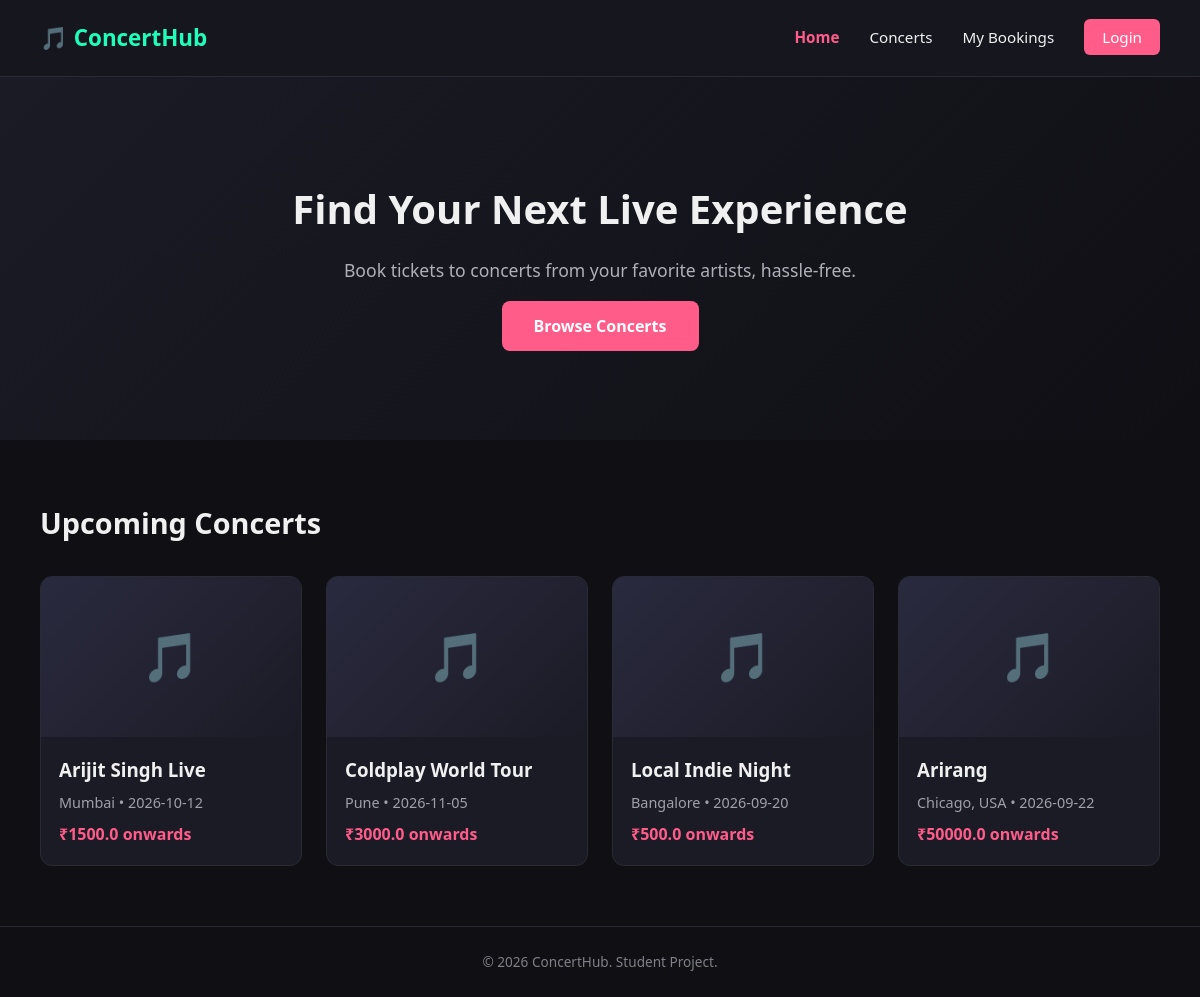
Before: / with the older database file.
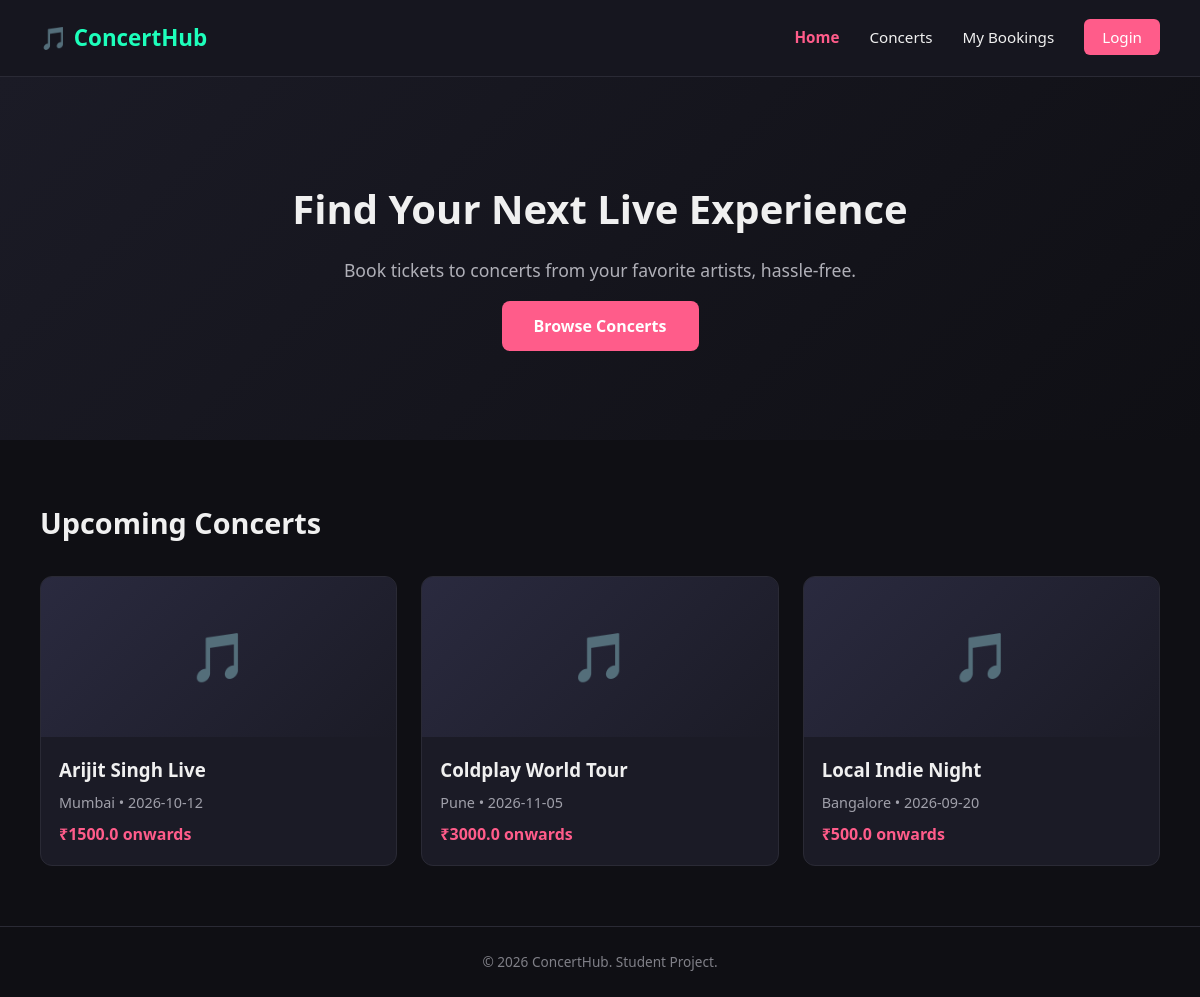
After: the same page with the newer database file.
### tables this page shows
CREATE TABLE concerts (
        id INTEGER PRIMARY KEY AUTOINCREMENT,
        artist TEXT NOT NULL,
        concert_name TEXT NOT NULL,
        venue TEXT NOT NULL,
        city TEXT NOT NULL,
        date TEXT NOT NULL,
        time TEXT NOT NULL,
        price REAL NOT NULL,
        description TEXT,
        total_seats INTEGER NOT NULL
    );

### app.py (the view)
@app.route('/')
def home():
    connection = get_db_connection()
    concerts = connection.execute('SELECT * FROM concerts').fetchall()
    connection.close()
    return render_template('index.html', concerts=concerts)

### app.py (called while the page is built)
def get_db_connection():
    connection = sqlite3.connect('database/database.db')
    connection.row_factory = sqlite3.Row  # lets us access columns by name, not just by position
    return connection

### templates/index.html (shortened to what this page needs)
{% extends "base.html" %}
{% block nav_home %}active{% endblock %}
{% block content %}
    <section class="hero">
        <h1>Find Your Next Live Experience</h1>
        <p>Book tickets to concerts from your favorite artists, hassle-free.</p>
        <a href="{{ url_for('concerts') }}" class="btn-primary">Browse Concerts</a>
    </section>
    <section class="featured">
        <h2>Upcoming Concerts</h2>
        <div class="concert-grid">
    {% for concert in concerts %}
    <a href="{{ url_for('concert_details', concert_id=concert['id']) }}" class="concert-card-link">
    <div class="concert-card">
        <div class="concert-image">🎵</div>
        <div class="concert-info">
            <h3>{{ concert['concert_name'] }}</h3>
            <p class="concert-meta">{{ concert['city'] }} • {{ concert['date'] }}</p>
            <p class="concert-price">₹{{ concert['price'] }} onwards</p>
        </div>
    </div>
    </a>
    {% endfor %}
</div>
    </section>
{% endblock %}

### templates/base.html (shortened to what this page needs)
<!DOCTYPE html>
<html lang="en">
<head>
    <link rel="stylesheet" href="{{ url_for('static', filename='css/style.css') }}">
</head>
<body>
    <nav class="navbar">
        <div class="nav-brand">🎵 ConcertHub</div>
        <ul class="nav-links">
            <li><a href="{{ url_for('home') }}" class="{% block nav_home %}{% endblock %}">Home</a></li>
            <li><a href="{{ url_for('concerts') }}" class="{% block nav_concerts %}{% endblock %}">Concerts</a></li>
            <li><a href="{{ url_for('my_bookings') }}">My Bookings</a></li>
            {% if session.user_id %}
    <li><span class="nav-username">Hi, {{ session.user_name }}</span></li>
    <li><a href="{{ url_for('logout') }}" class="btn-login">Logout</a></li>
{% else %}
    <li><a href="{{ url_for('login') }}" class="btn-login {% block nav_login %}{% endblock %}">Login</a></li>
{% endif %}
        </ul>
    </nav>
    {% block content %}{% endblock %}
    <footer class="footer">
        <p>&copy; 2026 ConcertHub. Student Project.</p>
    </footer>
</body>
</html>

### static/css/style.css (style rules this page uses)
* { margin: 0; padding: 0; box-sizing: border-box; }
body { font-family: 'Segoe UI', Arial, sans-serif; background-color: #0f0f14; color: #f0f0f0; line-height: 1.6; }
.navbar { display: flex; justify-content: space-between; align-items: center; padding: 20px 40px; background-color: #16161f; border-bottom: 1px solid #2a2a35; }
.nav-brand { font-size: 1.4rem; font-weight: bold; color: #1dffbb; }
.nav-links { display: flex; list-style: none; gap: 30px; }
.nav-links a { color: #f0f0f0; text-decoration: none; font-size: 0.95rem; }
.btn-login { background-color: #ff5c8a; color: #fff !important; padding: 8px 18px; border-radius: 6px; }
.hero { text-align: center; padding: 100px 20px; background: linear-gradient(135deg, #1b1b26, #0f0f14); }
.hero h1 { font-size: 2.5rem; margin-bottom: 15px; }
.hero p { color: #b0b0b8; margin-bottom: 30px; font-size: 1.1rem; }
.btn-primary { background-color: #ff5c8a; color: #fff; text-decoration: none; padding: 14px 32px; border-radius: 8px; font-weight: bold; transition: background-color 0.2s ease; }
.featured { padding: 60px 40px; }
.featured h2 { margin-bottom: 30px; font-size: 1.8rem; }
.concert-grid { display: grid; grid-template-columns: repeat(auto-fit, minmax(260px, 1fr)); gap: 24px; }
.concert-card { background-color: #1b1b26; border-radius: 12px; overflow: hidden; border: 1px solid #2a2a35; transition: transform 0.2s ease; }
.concert-image { height: 160px; display: flex; align-items: center; justify-content: center; font-size: 3rem; background: linear-gradient(135deg, #2a2a3f, #1b1b26); }
.concert-info { padding: 18px; }
.concert-info h3 { margin-bottom: 6px; }
.concert-meta { color: #a0a0aa; font-size: 0.9rem; margin-bottom: 8px; }
.concert-price { color: #ff5c8a; font-weight: bold; }
.footer { text-align: center; padding: 24px; color: #808088; font-size: 0.85rem; border-top: 1px solid #2a2a35; }
.nav-links a.active { color: #ff5c8a; font-weight: bold; }
.concert-card-link { text-decoration: none; color: inherit; display: block; }

Changed rows visible on the page:
removed concerts: concert_name "Arirang", city "Chicago, USA", date "2026-09-22", price "50000.0"
